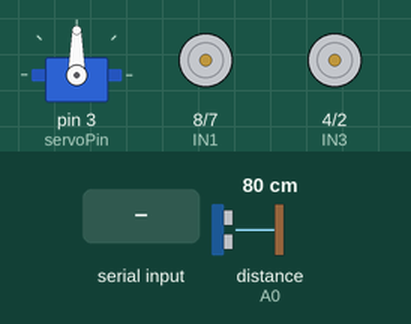
This program was run on a simulated Arduino Uno, built with avr-gcc and run on an emulated ATmega328P. Shown: servo, motor-driver pin pairs drawn as motors (green arrow = first pin HIGH = forward, orange = second pin HIGH = backward, longer = more drive, scaled by the enable pin). Inputs (shaded band) come from the test bench; at power-on: distance to the obstacle (sensor on A0) 80 cm. The echo pulse lasts 58.3 µs per cm.

Above: at 1.2 s.
1.3 s: "Y" received over the second serial link
At 2.4 s:
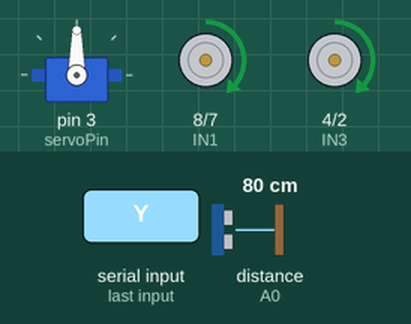
2.8 s: distance to the obstacle (sensor on A0) set to 33 cm
4.3 s: distance to the obstacle (sensor on A0) set to 27 cm
At 5.7 s:
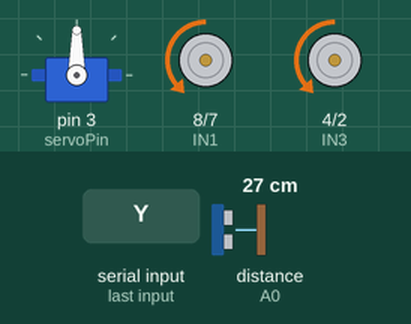
At 6.6 s:
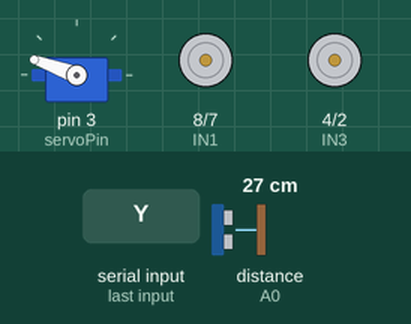
7.3 s: distance to the obstacle (sensor on A0) set to 35 cm
10.3 s: distance to the obstacle (sensor on A0) set to 2 cm
At 13.2 s:
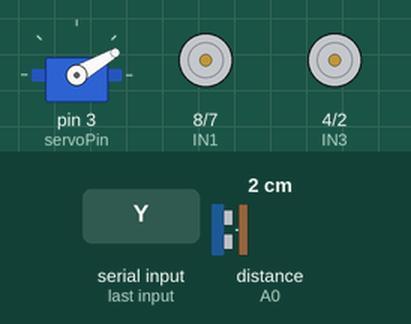
13.3 s: distance to the obstacle (sensor on A0) set to 4 cm
Timing chart, 0 to 25.5 s (numbered marks = the images above; inputs shaded):
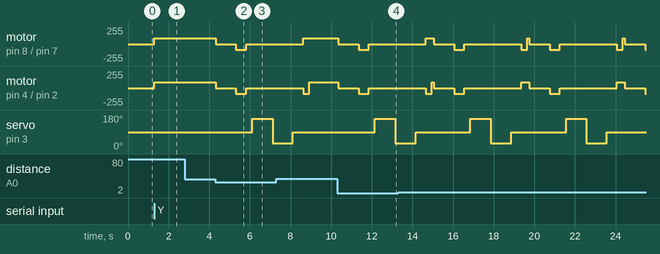

The program:

main.cpp
```cpp
#include <Arduino.h>
#include <Servo.h>          // servo motor lib
#include <NewPing.h>        // ultrasonic sensor lib
#include <SoftwareSerial.h> // lib for communication with the bluetooth module

const int ENA = 6; // left motor
const int IN1 = 8; // left motor forward
const int IN2 = 7; // left motor backward
const int ENB = 5; // right motor
const int IN3 = 4; // right motor forward
const int IN4 = 2; // right motor backward

int speed[3] = {85, 170, 255}; // speed settings
const int max_sensor_distance = 200;
bool btControlMode = true;

// servo motor
const int servoPin = 3;

// ultrasonic sensor
const int trigPin = A1;
const int echoPin = A0;

Servo servo;
NewPing sonar = NewPing(trigPin, echoPin, max_sensor_distance);
SoftwareSerial btSerial(9, 10); // TX, RX

// controls the speed at which the motor operates by setting the PWM-values of the enable pins
void setSpeed(int speed)
{
  analogWrite(ENA, speed);
  analogWrite(ENB, speed);
}

// rotoates both motors forward
void forward()
{
  digitalWrite(IN1, HIGH); // left motor forward enable
  digitalWrite(IN2, LOW);  // left motor backward disable
  digitalWrite(IN3, HIGH); // right motor forward enable
  digitalWrite(IN4, LOW);  // right motor backward disable
}

// rotates both motors back
void back()
{
  digitalWrite(IN1, LOW);  // left motor forward disable
  digitalWrite(IN2, HIGH); // left motor backward enable
  digitalWrite(IN3, LOW);  // right motor forward disable
  digitalWrite(IN4, HIGH); // right motor backward enable
}

// rotates left motor back and right motor forward
void left()
{
  digitalWrite(IN1, LOW);  // left motor forward disable
  digitalWrite(IN2, HIGH); // left motor backward enable
  digitalWrite(IN3, HIGH); // right motor forward enable
  digitalWrite(IN4, LOW);  // right motor backward disable
}

// rotates left motor forward and right motor back
void right()
{
  digitalWrite(IN1, HIGH); // left motor forward enable
  digitalWrite(IN2, LOW);  // left motor backward disable
  digitalWrite(IN3, LOW);  // right motor forward disable
  digitalWrite(IN4, HIGH); // right motor backward enable
}

// stops the rotation of the motors
void stop()
{
  digitalWrite(IN1, LOW); // left motor forward disable
  digitalWrite(IN2, LOW); // left motor backward disable
  digitalWrite(IN3, LOW); // right motor forward disable
  digitalWrite(IN4, LOW); // right motor backward disable
}

// calculates the distance
int getDistance()
{
  // The sensor is triggered by a HIGH pulse of 10 or more microseconds.
  // Give a short LOW pulse beforehand to ensure a clean HIGH pulse:
  digitalWrite(trigPin, LOW);
  delayMicroseconds(5);
  digitalWrite(trigPin, HIGH);
  delayMicroseconds(10);
  digitalWrite(trigPin, LOW);
  int distance = sonar.ping_cm();
  return distance;
}

// determines the mode in which the rover moves
void determineMode(char command)
{
  switch (command)
  {
  case 'X':
    btControlMode = true;
    break;
  case 'Y':
    btControlMode = false;
    break;
  }
}

// rover moves forward and upon detection of an obstacle scans its environment and moves in the direction with the furthest obstable
void handlePathfinderMode()
{
  int distance[3]; // {forward, left, right}
  setSpeed(speed[0]);
  forward();
  delay(100);
  distance[0] = getDistance();

  if (distance[0] < 30)
  {
    stop();
    delay(1000);

    back();
    delay(500);
    stop();
    delay(300);

    // ping left
    servo.write(160);
    delay(1000);
    distance[1] = getDistance();

    // ping right
    servo.write(30);
    delay(1000);
    distance[2] = getDistance();

    servo.write(90);
    delay(500);
    if (distance[1] < distance[2])
    {
      right();
      delay(300);
    }
    else
    {
      left();
      delay(300);
    }
  }
}

// rover is controlled via smartphone
void handleBTControlMode(char command)
{
  stop(); // start loop with wheels stopped, otherwise they would spin continuously until new command is given

  switch (command)
  {
  case 'F':
    forward();
    break;
  case 'B':
    back();
    break;
  case 'L':
    left();
    break;
  case 'R':
    right();
    break;
  case '1':
    setSpeed(speed[0]);
    break;
  case '2':
    setSpeed(speed[1]);
    break;
  case '3':
    setSpeed(speed[2]);
    break;
  }
}

void setup()
{
  // motors setup
  pinMode(IN1, OUTPUT);
  pinMode(IN2, OUTPUT);
  pinMode(IN3, OUTPUT);
  pinMode(IN4, OUTPUT);
  pinMode(ENA, OUTPUT);
  pinMode(ENB, OUTPUT);

  // initialize with lowest speed
  setSpeed(speed[0]);

  // servo setup
  servo.attach(servoPin);
  servo.write(90); // move servo to center position -> 90°

  // ultrasonic setup
  pinMode(trigPin, OUTPUT);
  pinMode(echoPin, INPUT);

  // initialize software serial monitor
  btSerial.begin(9600);
}

void loop()
{
  if (btSerial.available() > 0)
  {
    char command = btSerial.read();
    determineMode(command);

    if (btControlMode)
    {
      handleBTControlMode(command);
    }
  }

  // this part needs to be outside of the if (btSerial.available() > 0) condition for the sonar to trigger even if no command is given
  if (!btControlMode)
  {
    handlePathfinderMode();
  }
}
```

Measured:
- the behaviour switches between 30 and 29 cm on distance to the obstacle (sensor on A0) (found by bisection; images 1 and 2)
- after the input at 1.3 s, motor on pin 8 (IN1) / pin 7 (IN2), motor on pin 4 (IN3) / pin 2 (IN4): stopped → forward 85/255 at once
- after the input at 2.8 s, every drawn part: stays the same
- after the input at 4.3 s, motor on pin 8 (IN1) / pin 7 (IN2), motor on pin 4 (IN3) / pin 2 (IN4): forward 85/255 → stopped at once, → backward 85/255 1.0 s later, → stopped 0.50 s later; servo on pin 3 (servoPin): 90° → 160° after 1.8 s, → 30° 1.0 s later
- after the input at 10.3 s, motor on pin 8 (IN1) / pin 7 (IN2), motor on pin 4 (IN3) / pin 2 (IN4): forward 85/255 → stopped after 0.06 s, → backward 85/255 1.0 s later, → stopped 0.50 s later; servo on pin 3 (servoPin): 90° → 160° after 1.9 s, → 30° 1.0 s later
